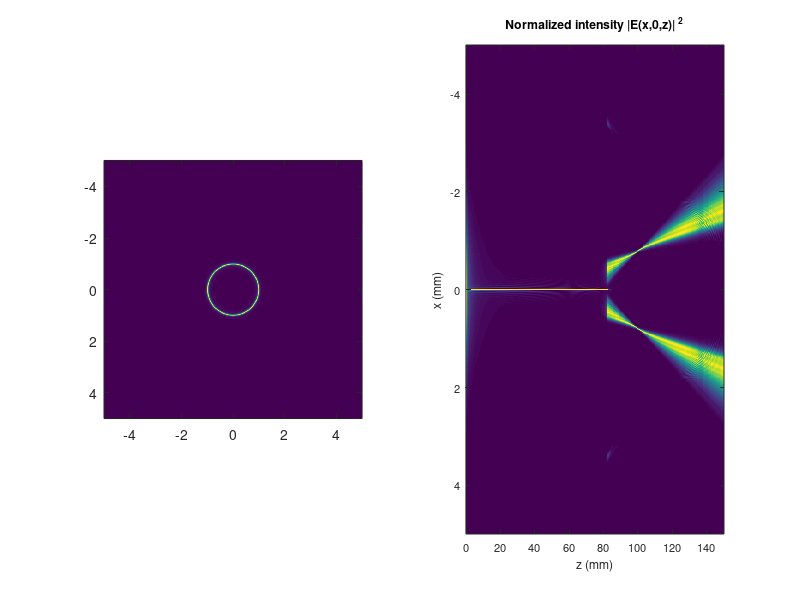
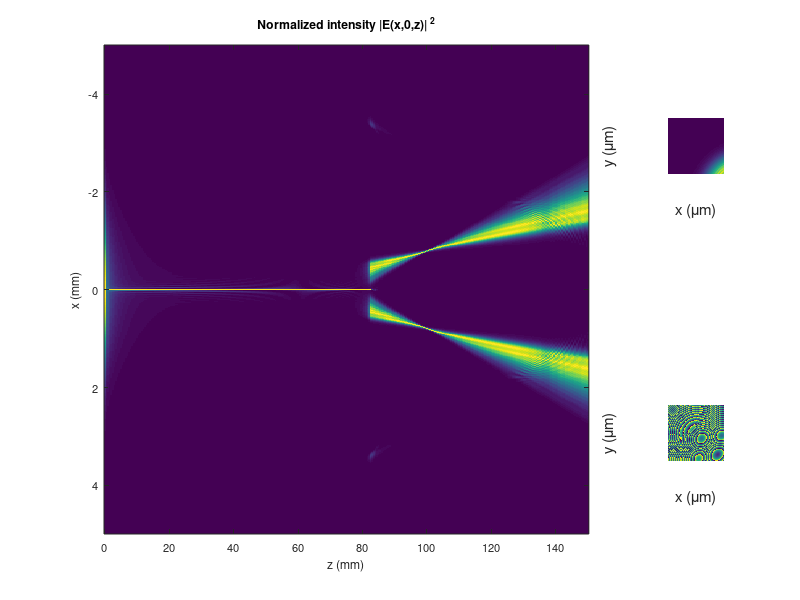

MATLAB code to generate these figures, in order:
%
%  Program Axicon - 8/4/2013
%  Solves field propagation past an axicon
%
%function Axicon;
%
%  Read in input data
%
clear; 

w0 = 2e3;              %unit micron, radius of incoming beam
lambda = 0.8;           %unit micron
k = 2*pi/lambda;        
axang = 178;            %axcon angle
n = 1.4533;                %refractive index of axicon
%
beamAngle = (n-1)*(180-axang)*pi/360;

%% ================ Grid Parameters =================
% xymax   = 10*1e3;          %simulation range for XY is 10mm cross
% nxy     = 512;
% zmax    = 100*1e3;         %simulation range for Z is 100mm long
% nz      = 512;
kr = k*(n-1)*(180-axang)*pi/360;       %I believe this is not used

xymax   = 10000;
nxy     = 1000;
zmax    = w0/(kr/k);         % length of Bessel beam zmax
L       = 3*zmax;
nz      = 100;              %Number of points in length of L
R       = 100e3;            %Define the focal length of the spherical lens
%
dz = L/nz;
dz = 0.5e3;
xmax = xymax;
dx = xmax/nxy;
kmax = 2*pi/dx;
dk = kmax/nxy;
nmid = floor(nxy/2);

v = [0:nxy-1];
[x,y] = meshgrid(v,v);
x = x*dx - xmax/2;
y = y*dx - xmax/2;
xyar = v*dx - xmax/2;
p = find(v > nmid);
v(p) = nxy-v(p);
v = v*dk;
[k2,k1] = meshgrid(v,v);
[theta,r] = cart2pol(x,y);

% Parameter for diffraction simulation
arg   = -dz*(k1.^2+k2.^2)/2/k;
freq  = exp(sqrt(-1)*arg);

%
%%================ Set up input beam ===========================
%
e = exp(-(r-2000).^2/50^2);

phaseAxicon = -r*(180-axang)*pi/360*(n-1)/lambda; 
e = exp(-r.^2/w0^2);                    %Amplitude of a Gaussian beam with radius w0.
e = e.*exp(1i*phaseAxicon*2*pi);        %adding the phase of axicon
% e = e.*exp(-1i*k*r.^2/2/R);             %adding the phase of a shperical lens

f = fft2(e);
f = fftshift(f);

e = e.*exp(-1i*k*r.^2/2/R);             %adding the phase of a shperical lens

z = 0;
zval(1)    = 0;
ii=1;
iprof(ii,:) = abs(e(:,nmid+1)).^2;

for i = 1:3*nz
    ii=ii+1;
    e = fft2(ifft2(e).*freq);
    imax = max(abs(e(:,nmid+1)).^2);
    iprof(ii,:) = abs(e(:,nmid+1)).^2/imax;
%     iprof(ii,:) = abs(e(:,nmid+1));
    zval(ii) = zval(ii-1) + dz;
end

subplot(1,2,1)
imagesc(xyar./1e3,xyar./1e3,abs(f));axis image;
subplot(1,2,2)
imagesc(zval./1e3,xyar./1e3,iprof');
set(gca,'FontSize',8);
xlabel('z (mm)');
ylabel('x (mm)');
title('Normalized intensity |E(x,0,z)| ^2');

% e = e.*exp(1i*phaseAxicon*2*pi);        %adding the phase of axicon

% for i = 1:20
%     ii=ii+1;
%     e = fft2(ifft2(e).*freq);
%     imax = max(abs(e(:,nmid+1)).^2);
%     iprof(ii,:) = abs(e(:,nmid+1)).^2/imax;
% %     iprof(ii,:) = abs(e(:,nmid+1));
%     zval(ii) = zval(ii-1) + dz;
% end
% 
% e = e.*exp(-1i*k*r.^2/2/R);
% 
% for i = 1:5*nz
%     ii=ii+1;
%     e = fft2(ifft2(e).*freq);
%     imax = max(abs(e(:,nmid+1)).^2);
%     iprof(ii,:) = abs(e(:,nmid+1)).^2/imax;
% %     iprof(ii,:) = abs(e(:,nmid+1));
%     zval(ii) = zval(ii-1) + dz;
% end
%

figure;hold on;
subplot(2,5,[1 2 3 4 6 7 8 9]);
 imagesc(zval./1e3,xyar./1e3,iprof');
set(gca,'FontSize',8);
xlabel('z (mm)');
ylabel('x (mm)');
title('Normalized intensity |E(x,0,z)| ^2');
subplot(2,5,5);
imagesc(xyar((256-140):(256+140)),xyar((256-140):(256+140)),abs(e((256-140):(256+140),(256-140):(256+140))).^2);axis image;axis off;
xlabel('x (\mum)');
ylabel('y (\mum)');
subplot(2,5,10);
imagesc(xyar((256-140):(256+140)),xyar((256-140):(256+140)),angle(e((256-140):(256+140),(256-140):(256+140))));axis image;axis off;
xlabel('x (\mum)');
ylabel('y (\mum)');
%
% figure(2)
% %plot(xyar,abs(e(nmid+1,:)).^2,xyar,iprof(end,:));
% plot(xyar,iprof(1,:),xyar,iprof(end,:));
% set(gca,'FontSize',15);
% xlabel('x (microns)');
% ylabel('|E(x,0,z=L)|^2');
% title('Final intensity profile');
% %
% figure(3)
% subplot(2,2,1)
% imagesc(xyar,xyar,abs(e).^2);
% colorbar
% set(gca,'FontSize',15);
% xlabel('x (microns)');
% ylabel('y (microns)');
% title('Final intensity profile');
% %
% subplot(2,2,2)
% imagesc(xyar,xyar,angle(e));
% colorbar
% set(gca,'FontSize',15);
% xlabel('x (microns)');
% ylabel('y (microns)');
% title('Final Phase profile');